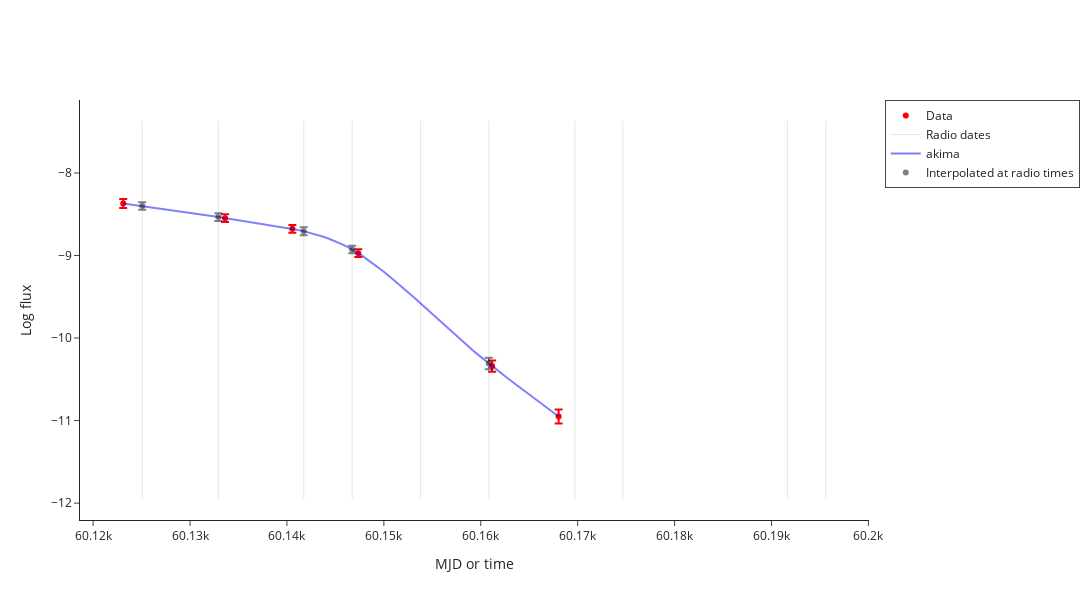

The notebook cell saved with this chart:
### Markdown cell above
# Interpolation

### Code cell
interpolated_data = make_interpolated_Lr_Lx_df(radio_df, xray_df, source_df, plotly=True)

### Figure 1 — Plotly figure (JSON) as saved in the notebook; plotly's stock layout.template omitted (floating-point values rounded to 4 significant figures)
{"data": [{"error_y": {"array": [0.05563, 0.04621, 0.04725, 0.04782, 0.06943, 0.08584], "type": "data", "visible": true}, "marker": {"color": "red"}, "mode": "markers", "name": "Data", "type": "scatter", "x": [60120.0, 60130.0, 60140.0, 60150.0, 60160.0, 60170.0], "y": [-8.37, -8.547, -8.677, -8.971, -10.34, -10.95]}, {"marker": {"color": "red", "symbol": "triangle-down"}, "mode": "markers", "name": "3-sigma upper limits", "type": "scatter", "x": [], "y": []}, {"line": {"color": "black", "dash": "solid", "width": 1}, "mode": "lines", "name": "Radio dates", "opacity": 0.1, "showlegend": true, "type": "scatter", "x": [60130.0, 60130.0], "y": [-11.95, -7.37]}, {"line": {"color": "black", "dash": "solid", "width": 1}, "mode": "lines", "opacity": 0.1, "showlegend": false, "type": "scatter", "x": [60130.0, 60130.0], "y": [-11.95, -7.37]}, {"line": {"color": "black", "dash": "solid", "width": 1}, "mode": "lines", "opacity": 0.1, "showlegend": false, "type": "scatter", "x": [60140.0, 60140.0], "y": [-11.95, -7.37]}, {"line": {"color": "black", "dash": "solid", "width": 1}, "mode": "lines", "opacity": 0.1, "showlegend": false, "type": "scatter", "x": [60150.0, 60150.0], "y": [-11.95, -7.37]}, {"line": {"color": "black", "dash": "solid", "width": 1}, "mode": "lines", "opacity": 0.1, "showlegend": false, "type": "scatter", "x": [60150.0, 60150.0], "y": [-11.95, -7.37]}, {"line": {"color": "black", "dash": "solid", "width": 1}, "mode": "lines", "opacity": 0.1, "showlegend": false, "type": "scatter", "x": [60160.0, 60160.0], "y": [-11.95, -7.37]}, {"line": {"color": "black", "dash": "solid", "width": 1}, "mode": "lines", "opacity": 0.1, "showlegend": false, "type": "scatter", "x": [60170.0, 60170.0], "y": [-11.95, -7.37]}, {"line": {"color": "black", "dash": "solid", "width": 1}, "mode": "lines", "opacity": 0.1, "showlegend": false, "type": "scatter", "x": [60170.0, 60170.0], "y": [-11.95, -7.37]}, {"line": {"color": "black", "dash": "solid", "width": 1}, "mode": "lines", "opacity": 0.1, "showlegend": false, "type": "scatter", "x": [60190.0, 60190.0], "y": [-11.95, -7.37]}, {"line": {"color": "black", "dash": "solid", "width": 1}, "mode": "lines", "opacity": 0.1, "showlegend": false, "type": "scatter", "x": [60200.0, 60200.0], "y": [-11.95, -7.37]}, {"line": {"color": "blue", "dash": "solid"}, "mode": "lines", "name": "akima", "opacity": 0.5, "type": "scatter", "x": [60120.0, 60120.0, 60120.0, 60120.0, 60130.0, 60130.0, 60130.0, 60130.0, 60130.0, 60130.0, 60130.0, 60130.0, 60130.0, 60130.0, 60130.0, 60130.0, 60130.0, 60130.0, 60130.0, 60130.0, 60130.0, 60130.0, 60130.0, 60130.0, 60140.0, 60140.0, 60140.0, 60140.0, 60140.0, 60140.0, 60140.0, 60140.0, 60140.0, 60140.0, 60140.0, 60140.0, 60140.0, 60140.0, 60140.0, 60140.0, 60140.0, 60140.0, 60140.0, 60150.0, 60150.0, 60150.0, 60150.0, 60150.0, 60150.0, 60150.0, 60150.0, 60150.0, 60150.0, 60150.0, 60150.0, 60150.0, 60150.0, 60150.0, 60150.0, 60150.0, 60150.0, 60150.0, 60160.0, 60160.0, 60160.0, 60160.0, 60160.0, 60160.0, 60160.0, 60160.0, 60160.0, 60160.0, 60160.0, 60160.0, 60160.0, 60160.0, 60160.0, 60160.0, 60160.0, 60160.0, 60160.0, 60160.0, 60170.0, 60170.0, 60170.0, 60170.0, 60170.0, 60170.0], "y": [-8.37, -8.378, -8.386, -8.394, -8.403, -8.411, -8.419, -8.428, -8.436, -8.445, -8.453, -8.462, -8.471, -8.48, -8.489, -8.498, -8.507, -8.516, -8.525, -8.534, -8.543, -8.553, -8.563, -8.572, -8.581, -8.59, -8.599, -8.608, -8.617, -8.626, -8.636, -8.646, -8.656, -8.667, -8.678, -8.691, -8.704, -8.719, -8.734, -8.752, -8.772, -8.793, -8.817, -8.843, -8.871, -8.902, -8.935, -8.973, -9.013, -9.056, -9.1, -9.146, -9.194, -9.243, -9.293, -9.344, -9.396, -9.449, -9.502, -9.556, -9.611, -9.667, -9.722, -9.777, -9.833, -9.887, -9.943, -9.997, -10.05, -10.1, -10.16, -10.21, -10.26, -10.31, -10.35, -10.4, -10.45, -10.5, -10.54, -10.59, -10.64, -10.68, -10.73, -10.77, -10.82, -10.86, -10.91, -10.95]}, {"error_y": {"array": [0.04514, 0.04615, 0.04884, 0.04597, NaN, 0.06938, NaN, NaN, NaN, NaN], "type": "data", "visible": true}, "marker": {"color": "black"}, "mode": "markers", "name": "Interpolated at radio times", "opacity": 0.5, "type": "scatter", "x": [60130.0, 60130.0, 60140.0, 60150.0, 60150.0, 60160.0, 60170.0, 60170.0, 60190.0, 60200.0], "y": [-8.401, -8.534, -8.705, -8.927, NaN, -10.31, NaN, NaN, NaN, NaN]}, {"marker": {"color": "black", "symbol": "triangle-down"}, "mode": "markers", "showlegend": false, "type": "scatter", "x": [], "y": []}], "layout": {"height": 600, "legend": {"borderwidth": 1}, "width": 1200, "xaxis": {"title": {"text": "MJD or time"}}, "yaxis": {"title": {"text": "Log flux"}}}}
